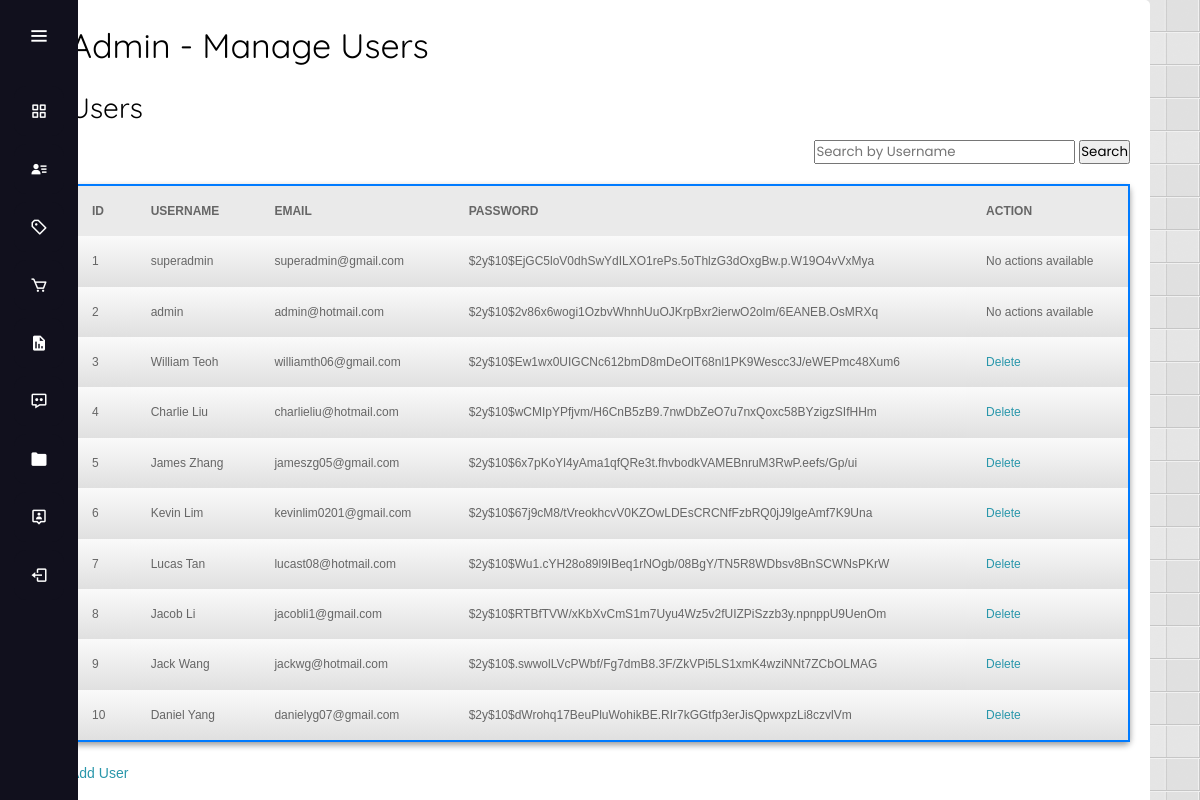
The page /admin.php (signed in) on the database its author committed.
### tables this page shows
CREATE TABLE `user` (
  `id` int(5) NOT NULL,
  `username` varchar(25) NOT NULL,
  `email` varchar(50) NOT NULL,
  `password` varchar(255) NOT NULL,
  `role` varchar(255) NOT NULL
);

### admin.php (the view, shortened to what this page needs)
<!DOCTYPE HTML>
<html lang="en">
<head>
    <link rel="stylesheet" type="text/css" media="screen" href="./css/admin_style.css">
    <link rel="stylesheet" type="text/css" media="screen" href="./css/user.css">
    <link rel="stylesheet" type="text/css" href="js/fancybox/jquery.fancybox.css" media="all">
</head>
<?php
include 'admin_sidebar.php';
?>
<body>
    <div id="manage_user">
        <h1>Admin - Manage Users</h1>
        <div class="user-list">
            <h2>Users</h2>
            <div class="filter-container">
                <form method="GET" action="">
                    <input type="text" name="search" placeholder="Search by Username" value="<?php echo isset($_GET['search']) ? $_GET['search'] : '' ?>">
                    <input type="submit" value="Search">
                </form>
            </div>
            <table class="user-table" border="1" width="700px" height="100px">
                <tr>
                    <th>ID</th>
                    <th>Username</th>
                    <th>Email</th>
                    <th>Password</th>
                    <th>Action</th>
                </tr>
                <?php
                $query = "SELECT * FROM user";
                $result = mysqli_query($connect, $query);
                while ($row = mysqli_fetch_assoc($result)) {
                ?>
                    <tr>
                        <td><?php echo $row["id"]; ?></td>
                        <td><?php echo $row["username"]; ?></td>
                        <td><?php echo $row["email"]; ?></td>
                        <td><?php echo $row["password"]; ?></td>
                        <?php if ($row["role"] === 'superadmin' || $row["role"] === 'admin') { ?>
                            <td>No actions available</td>
                        <?php } else { ?>
                            <td><a href="admin_delete_user.php?del&id=<?php echo $row['id']; ?>" onclick="return confirmation();">Delete</a></td>
                        <?php } ?>
                    </tr>
                <?php
                }
                ?>
            </table>
            <div class="edit-buttons">
                <a class="add_btn" href="admin_add_user.php">Add User</a>
            </div>
        </div>
    </div>
</body>
</html>

### css/admin_style.css (style rules this page uses)
html,body,div,span,applet,object,iframe,h1,h2,h3,h4,h5,h6,p,blockquote,pre,a,abbr,acronym,address,big,cite,code,del,dfn,em,font,img,ins,kbd,q,s,samp,small,strike,strong,sub,sup,tt,var,dl,dt,dd,ol,ul,li,fieldset,form,label,legend,table,caption,tbody,tfoot,thead,tr,th,td { margin:0;padding:0;border:0;outline:0;font-weight:inherit;font-style:inherit;font-family:inherit;vertical-align:baseline }
table { border-collapse:separate;border-spacing:0 }
caption,th,td { text-align:left;font-weight:400 }
html { font-size: 100%; }
body { font-family: Arial, Helvetica, sans-serif; font-size: .875em; line-height: 1.6em; background: #fff url(../images/body_bg.png) fixed; color: #666; }
h1, h2, h3, h4 { font-family: 'Quicksand', sans-serif; }
h1 { font-size: 34px; padding: 20px 0; color: #000 }
h2, h3 { margin: 20px 0; color: #000; font-weight: normal; text-transform:normal }
h2 { font-size: 2em }
a { color: #2997AB; text-decoration: none }
table { background:#eaeaea; font-family: Arial, Helvetica, sans-serif; width: 100%; font-size: 12px; margin:20px 0; border-collapse: separate; border:#ccc 1px solid; -moz-border-radius:5px; -webkit-border-radius:5px; border-radius:5px; -moz-box-shadow:0 3px 6px rgba(0, 0, 0, 0.4); box-shadow:0 3px 6px rgba(0, 0, 0, 0.4) }
table th { padding:14px 20px; text-transform:uppercase; font-weight: bold }
table td { background-image: -moz-linear-gradient(top, #fafafa, #E0E0E0); background-image: -webkit-gradient(linear, 0% 0%, 0% 100%, from(#fafafa), to(#E0E0E0)); background-image: -webkit-linear-gradient(top, #fafafa, #E0E0E0); background-image: -ms-linear-gradient(top, #fafafa, #E0E0E0); background-image: -o-linear-gradient(top, #fafafa, #E0E0E0); filter: progid:DXImageTransform.Microsoft.gradient(startColorstr='#fafafa', endColorstr='#E0E0E0'); padding: 14px 20px }
table tr:last-child td:first-child { -moz-border-radius-bottomleft: 5px; -webkit-border-bottom-left-radius: 5px; border-bottom-left-radius: 5px }
table tr:last-child td:last-child { -moz-border-radius-bottomright: 5px; -webkit-border-bottom-right-radius:5px; border-bottom-right-radius: 5px }

### css/user.css (style rules this page uses)
#manage_user { font-size: 1em; width: 1100px; background: #FFF; border-top-left-radius: 5px; border-top-right-radius: 5px; padding: 15px 20px; margin: auto; position: relative; clear: both; }
.user-table { width: 100%; border-collapse: collapse; margin-bottom: 20px; border: 2px solid #007bff; border-radius: 5px; }

### css/admin_sidebar.css (style rules this page uses)
* { margin: 0; padding: 0; box-sizing: border-box; font-family: "Poppins", sans-serif; }

### admin.php (style rules this page uses)
.filter-container { display: flex; justify-content: flex-end; margin-bottom: 20px; }

### rows shown on the page
user: id "1", username "superadmin", email "superadmin@gmail.com", password "$2y$10$EjGC5loV0dhSwYdILXO1rePs.5oThlzG3dOxgBw.p.W19O4vVxMya", role "No actions available"
user: id "2", username "admin", email "admin@hotmail.com", password "$2y$10$2v86x6wogi1OzbvWhnhUuOJKrpBxr2ierwO2olm/6EANEB.OsMRXq", role "No actions available"
user: id "3", username "William Teoh", email "williamth06@gmail.com", password "$2y$10$Ew1wx0UIGCNc612bmD8mDeOIT68nl1PK9Wescc3J/eWEPmc48Xum6"
user: id "4", username "Charlie Liu", email "charlieliu@hotmail.com", password "$2y$10$wCMIpYPfjvm/H6CnB5zB9.7nwDbZeO7u7nxQoxc58BYzigzSIfHHm"
user: id "5", username "James Zhang", email "jameszg05@gmail.com", password "$2y$10$6x7pKoYl4yAma1qfQRe3t.fhvbodkVAMEBnruM3RwP.eefs/Gp/ui"
user: id "6", username "Kevin Lim", email "kevinlim0201@gmail.com", password "$2y$10$67j9cM8/tVreokhcvV0KZOwLDEsCRCNfFzbRQ0jJ9lgeAmf7K9Una"
user: id "7", username "Lucas Tan", email "lucast08@hotmail.com", password "$2y$10$Wu1.cYH28o89l9IBeq1rNOgb/08BgY/TN5R8WDbsv8BnSCWNsPKrW"
user: id "8", username "Jacob Li", email "jacobli1@gmail.com", password "$2y$10$RTBfTVW/xKbXvCmS1m7Uyu4Wz5v2fUIZPiSzzb3y.npnppU9UenOm"
user: id "9", username "Jack Wang", email "jackwg@hotmail.com", password "$2y$10$.swwolLVcPWbf/Fg7dmB8.3F/ZkVPi5LS1xmK4wziNNt7ZCbOLMAG"
user: id "10", username "Daniel Yang", email "danielyg07@gmail.com", password "$2y$10$dWrohq17BeuPluWohikBE.RIr7kGGtfp3erJisQpwxpzLi8czvlVm"
